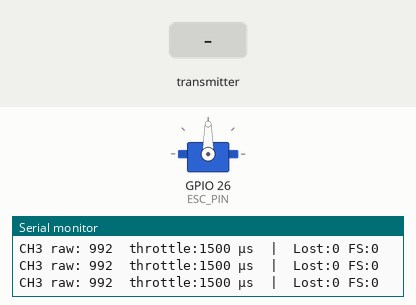
This sketch was run on a simulated ESP32. On the bench: servo, the last lines printed to the serial monitor. Inputs (shaded band) come from the test bench.

Above: at 4.2 s.
4.3 s: the transmitter starts sending ch.2 = 1811
At 5.5 s:
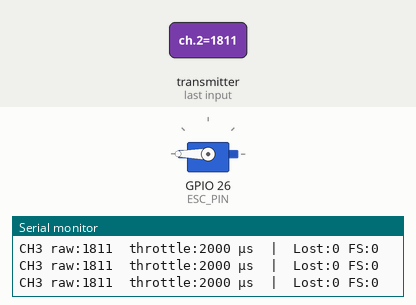
5.8 s: the transmitter starts sending ch.2 = 600
At 6.8 s:
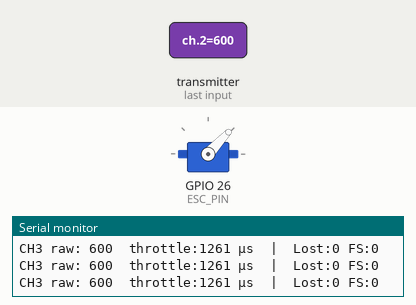
7.3 s: the transmitter starts sending ch.2 = 172
At 8.5 s:
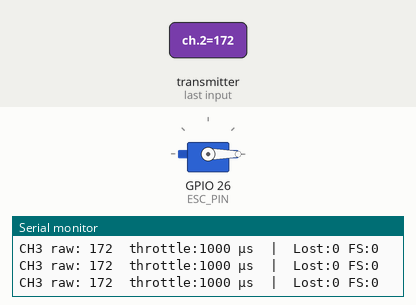
8.8 s: the transmitter starts sending ch.2 = 992
At 9.6 s:
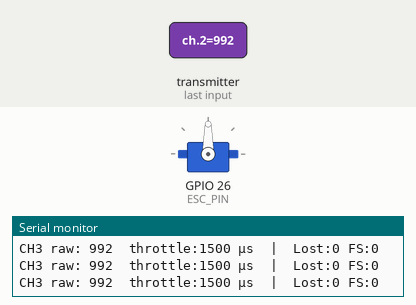
Timing chart, 0 to 11.3 s (numbered marks = the images above; inputs shaded):
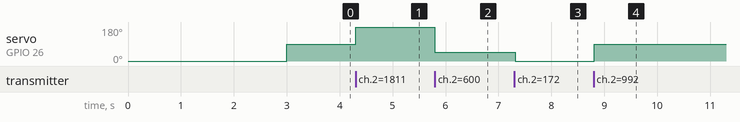

Measured:
- after the input at 4.3 s, servo on GPIO 26 (ESC_PIN): 90° → 180° at once
- after the input at 5.8 s, servo on GPIO 26 (ESC_PIN): 180° → 47° at once
- after the input at 7.3 s, servo on GPIO 26 (ESC_PIN): 47° → 0° at once
- after the input at 8.8 s, servo on GPIO 26 (ESC_PIN): 0° → 90° at once

The sketch:

esp32_receiver_2.ino
```cpp
/*
  SBUS → ESC  (throttle on CH3 → GPIO26)
  ESP32 WROOM

  Libraries:
    - Bolder Flight Systems SBUS  (Library Manager → "SBUS")
    - ESP32 Servo                 (Library Manager → "ESP32Servo")
*/

#include "sbus.h"
#include <ESP32Servo.h>

// ── SBUS ──────────────────────────────────────────────────
bfs::SbusRx sbus(&Serial2, 16, 17, true);
bfs::SbusData data;

// ── ESC ───────────────────────────────────────────────────
Servo esc;
#define ESC_PIN       26
#define ESC_MIN_US    1000   // full stop  (arm pulse)
#define ESC_MAX_US    2000   // full throttle
#define ESC_ARM_MS    3000   // how long to hold arm pulse on boot

// ── SBUS raw range ────────────────────────────────────────
#define SBUS_MIN      172
#define SBUS_MAX      1811

// ── safety ────────────────────────────────────────────────
#define FAILSAFE_US   ESC_MIN_US   // output when signal lost
#define DEADBAND      5            // raw SBUS units around min, forced to 1000 µs

// ── helpers ───────────────────────────────────────────────
int16_t invertChannel(int16_t raw) {
  return SBUS_MAX - (raw - SBUS_MIN);
}

// Map SBUS raw → ESC microseconds, with deadband at the low end
uint16_t throttleToUs(int16_t raw) {
  raw = constrain(raw, SBUS_MIN, SBUS_MAX);
  if (raw < SBUS_MIN + DEADBAND) return ESC_MIN_US;   // deadband → disarmed pulse
  return (uint16_t) map(raw, SBUS_MIN, SBUS_MAX, ESC_MIN_US, ESC_MAX_US);
}

// ── setup ─────────────────────────────────────────────────
void setup() {
  Serial.begin(115200);

  // Allocate a timer for the ESC servo signal
  ESP32PWM::allocateTimer(0);
  esc.setPeriodHertz(50);          // standard 50 Hz ESC signal
  esc.attach(ESC_PIN, ESC_MIN_US, ESC_MAX_US);

  // ── ARM sequence ──────────────────────────────────────
  // Hold 1000 µs for ESC_ARM_MS ms so the ESC arms cleanly
  Serial.println("Arming ESC — hold throttle low...");
  esc.writeMicroseconds(ESC_MIN_US);
  delay(ESC_ARM_MS);
  Serial.println("ESC armed");

  sbus.Begin();
  Serial.println("SBUS ready on GPIO16 (RXD2)");
}

// ── loop ──────────────────────────────────────────────────
void loop() {
  if (sbus.Read()) {
    data = sbus.data();

    // CH2 (elevator / pitch) — inverted per your earlier fix
    data.ch[1] = invertChannel(data.ch[1]);

    // ── failsafe / frame-lost → cut throttle ──────────
    if (data.failsafe || data.lost_frame) {
      esc.writeMicroseconds(FAILSAFE_US);
      Serial.println("FAILSAFE — throttle cut");
      return;
    }

    // ── CH3 → throttle ────────────────────────────────
    uint16_t throttle_us = throttleToUs(data.ch[2]);
    esc.writeMicroseconds(throttle_us);

    // ── debug ─────────────────────────────────────────
    Serial.printf("CH3 raw:%4d  throttle:%4d µs  |  Lost:%d FS:%d\n",
                  data.ch[2], throttle_us,
                  data.lost_frame, data.failsafe);
  }
}
```
